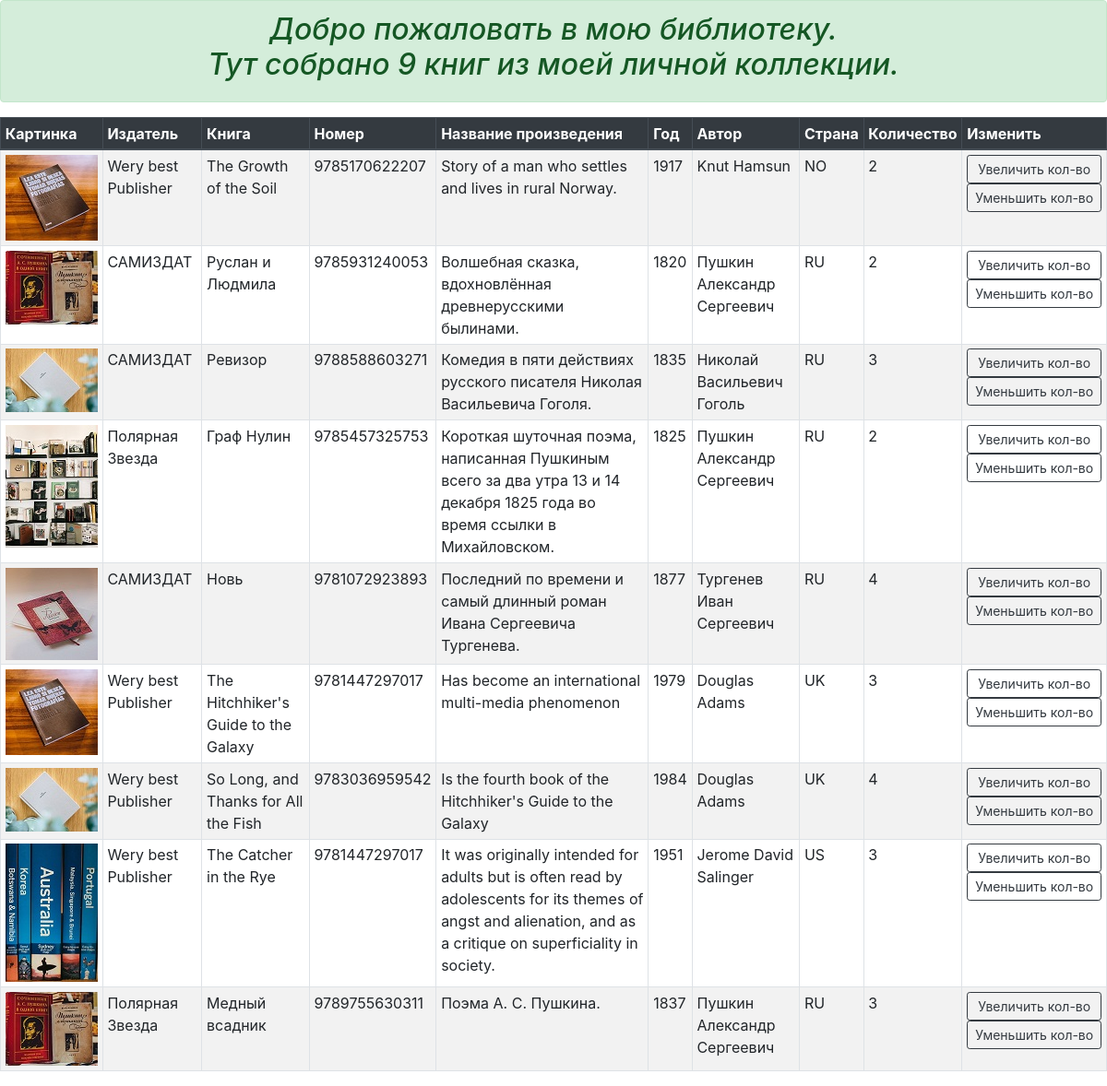
The app's page /index/ with its own data.
### p_library/models.py (models this page shows, shortened)
class Book(models.Model):
	ISBN = models.CharField(max_length=13)
	title = models.TextField()
	description = models.TextField()
	year_release = models.SmallIntegerField()
	author = models.ForeignKey(Author, on_delete=models.CASCADE)
	publisher = models.ForeignKey(Publisher, on_delete=models.CASCADE, null=True, blank=True, related_name='books')
	copy_count = models.SmallIntegerField(default=1)
	price = models.DecimalField(default=0.00, max_digits=7, decimal_places=2)
	friend = models.ManyToManyField(Friend, blank=True, related_name='books')
	image = models.ImageField(upload_to='picture/%Y/%m/%d', blank=True)
	@property
	def image_url(self):
		if self.image and hasattr(self.image, 'url'):
			return self.image.url

class Publisher(models.Model):
	name = models.TextField()
	description = models.TextField()

class Author(models.Model):
	full_name = models.TextField(blank=True, null=True)
	birth_year = models.SmallIntegerField()
	country = models.CharField(max_length=2)

### p_library/views.py (the view)
# urls.py: path('index/', views.index),
def index(request):
	template = loader.get_template('index.html')
	books = Book.objects.all()
	biblio_data = {"title": "мою библиотеку",
				 "books": books,
				 }
	return HttpResponse(template.render(biblio_data, request))

### p_library/templates/index.html (shortened to what this page needs)
{% extends 'base.html' %}
{% block header %}Добро пожаловать в {{ title }}. <br>
Тут собрано {{ books|length }} книг из моей личной коллекции.
{% endblock header %}
{% block content %}
    <table class="table table-striped table-sm table-bordered">
        <thead class="thead-dark">
            <tr>
                <th scope="col">Картинка</th>
                <th scope="col">Издатель</th>
                <th scope="col">Книга</th>
                <th scope="col">Номер</th>
                <th scope="col">Название произведения</th>
                <th scope="col">Год</th>
                <th scope="col">Автор</th>
                <th scope="col">Страна</th>
                <th scope="col">Количество</th>
                <th scope="col">Изменить</th>
            </tr>
        </thead>
        <tbody>
        {% for book in books %}
            <tr>
                <td><img src='{{ book.image_url }}' alt="picture"/></td>
                <td>{{ book.publisher.name }}</td>
                <td>{{ book.title }}</td>
                <td>{{ book.ISBN }}</td>
                <td>{{ book.description }}</td>
                <td>{{ book.year_release }}</td>
                <td>{{ book.author.full_name }}</td>
                <td>{{ book.author.country }}</td>
                <td>{{ book.copy_count }}</td>
            <td>
                <form action="/index/book_increment/" method="post" enctype="multipart/form-data">
                    <input type="submit" class="btn btn-outline-dark btn-sm btn-block" value="Увеличить кол-во" />
                </form>
                <form action="/index/book_decrement/" method="post" enctype="multipart/form-data">
                    <input type="submit" class="btn btn-outline-dark btn-sm btn-block" value="Уменьшить кол-во" />
                </form>
            </td>
            </tr>
        {% endfor %}
        </tbody>
    </table>
{% endblock %}

### p_library/templates/base.html (shortened to what this page needs)
<!DOCTYPE html>
{% load staticfiles %}
<html lang="en">
<head>
    <link rel="stylesheet" href='{% static "bootstrap/bootstrap.min.css" %}' />
</head>
<body>
    <div class="alert alert-success" role="alert">
        <h2 class="text-center font-italic">{% block header %}{% endblock header %}</h2>
    </div>
        {% block content %}
        {% endblock content %}
</body>

### records on screen
Book: image_url (picture), publisher.name "Wery best Publisher", title "The Growth of the Soil", ISBN "9785170622207", description "Story of a man who settles and lives in rural Norway.", year_release "1917", author.full_name "Knut Hamsun", author.country "NO", copy_count "2"
Book: image_url (picture), publisher.name "САМИЗДАТ", title "Руслан и Людмила", ISBN "9785931240053", description "Волшебная сказка, вдохновлённая древнерусскими былинами.", year_release "1820", author.full_name "Пушкин Александр Сергеевич", author.country "RU", copy_count "2"
Book: image_url (picture), publisher.name "САМИЗДАТ", title "Ревизор", ISBN "9788588603271", description "Комедия в пяти действиях русского писателя Николая Васильевича Гоголя.", year_release "1835", author.full_name "Николай Васильевич Гоголь", author.country "RU", copy_count "3"
Book: image_url (picture), publisher.name "Полярная Звезда", title "Граф Нулин", ISBN "9785457325753", description "Короткая шуточная поэма, написанная Пушкиным всего за два утра 13 и 14 декабря 1825 года во время ссылки в Михайловском.", year_release "1825", author.full_name "Пушкин Александр Сергеевич", author.country "RU", copy_count "2"
Book: image_url (picture), publisher.name "САМИЗДАТ", title "Новь", ISBN "9781072923893", description "Последний по времени и самый длинный роман Ивана Сергеевича Тургенева.", year_release "1877", author.full_name "Тургенев Иван Сергеевич", author.country "RU", copy_count "4"
Book: image_url (picture), publisher.name "Wery best Publisher", title "The Hitchhiker's Guide to the Galaxy", ISBN "9781447297017", description "Has become an international multi-media phenomenon", year_release "1979", author.full_name "Douglas Adams", author.country "UK", copy_count "3"
Book: image_url (picture), publisher.name "Wery best Publisher", title "So Long, and Thanks for All the Fish", ISBN "9783036959542", description "Is the fourth book of the Hitchhiker's Guide to the Galaxy", year_release "1984", author.full_name "Douglas Adams", author.country "UK", copy_count "4"
Book: image_url (picture), publisher.name "Wery best Publisher", title "The Catcher in the Rye", ISBN "9781447297017", description "It was originally intended for adults but is often read by adolescents for its themes of angst and alienation, and as a critique on superficiality in society.", year_release "1951", author.full_name "Jerome David Salinger", author.country "US", copy_count "3"
Book: image_url (picture), publisher.name "Полярная Звезда", title "Медный всадник", ISBN "9789755630311", description "Поэма А. С. Пушкина.", year_release "1837", author.full_name "Пушкин Александр Сергеевич", author.country "RU", copy_count "3"

### other values on screen
{{ title }} "мою библиотеку"
{{ books|length }} "9"
